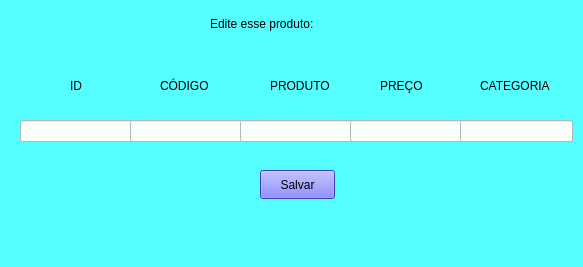
<?xml version="1.0" encoding="UTF-8"?>
<ui version="4.0">
 <class>MainWindow</class>
 <widget class="QMainWindow" name="MainWindow">
  <property name="geometry">
   <rect>
    <x>0</x>
    <y>0</y>
    <width>583</width>
    <height>267</height>
   </rect>
  </property>
  <property name="windowTitle">
   <string>MainWindow</string>
  </property>
  <property name="styleSheet">
   <string notr="true">background-color: rgb(85, 255, 255);</string>
  </property>
  <widget class="QWidget" name="centralwidget">
   <widget class="QPushButton" name="pushButton">
    <property name="geometry">
     <rect>
      <x>260</x>
      <y>170</y>
      <width>75</width>
      <height>29</height>
     </rect>
    </property>
    <property name="styleSheet">
     <string notr="true">font: 700 12pt &quot;Segoe UI&quot;;
background-color: rgb(85, 85, 255);</string>
    </property>
    <property name="text">
     <string>Salvar</string>
    </property>
   </widget>
   <widget class="QLabel" name="label">
    <property name="geometry">
     <rect>
      <x>210</x>
      <y>10</y>
      <width>181</width>
      <height>27</height>
     </rect>
    </property>
    <property name="styleSheet">
     <string notr="true">font: 700 15pt &quot;Segoe UI&quot;;</string>
    </property>
    <property name="text">
     <string>Edite esse produto:</string>
    </property>
   </widget>
   <widget class="QLabel" name="label_2">
    <property name="geometry">
     <rect>
      <x>70</x>
      <y>70</y>
      <width>31</width>
      <height>31</height>
     </rect>
    </property>
    <property name="text">
     <string>ID</string>
    </property>
   </widget>
   <widget class="QLabel" name="label_3">
    <property name="geometry">
     <rect>
      <x>160</x>
      <y>70</y>
      <width>71</width>
      <height>31</height>
     </rect>
    </property>
    <property name="text">
     <string>CÓDIGO</string>
    </property>
   </widget>
   <widget class="QLabel" name="label_4">
    <property name="geometry">
     <rect>
      <x>270</x>
      <y>70</y>
      <width>81</width>
      <height>31</height>
     </rect>
    </property>
    <property name="text">
     <string>PRODUTO</string>
    </property>
   </widget>
   <widget class="QLabel" name="label_5">
    <property name="geometry">
     <rect>
      <x>480</x>
      <y>70</y>
      <width>81</width>
      <height>31</height>
     </rect>
    </property>
    <property name="text">
     <string>CATEGORIA</string>
    </property>
   </widget>
   <widget class="QLabel" name="label_7">
    <property name="geometry">
     <rect>
      <x>380</x>
      <y>70</y>
      <width>51</width>
      <height>31</height>
     </rect>
    </property>
    <property name="text">
     <string>PREÇO</string>
    </property>
   </widget>
   <widget class="QLineEdit" name="lineEdit">
    <property name="geometry">
     <rect>
      <x>20</x>
      <y>120</y>
      <width>113</width>
      <height>22</height>
     </rect>
    </property>
    <property name="styleSheet">
     <string notr="true">background-color: rgb(250, 255, 249);</string>
    </property>
   </widget>
   <widget class="QLineEdit" name="lineEdit_2">
    <property name="geometry">
     <rect>
      <x>130</x>
      <y>120</y>
      <width>113</width>
      <height>22</height>
     </rect>
    </property>
    <property name="styleSheet">
     <string notr="true">background-color: rgb(250, 255, 249);</string>
    </property>
   </widget>
   <widget class="QLineEdit" name="lineEdit_3">
    <property name="geometry">
     <rect>
      <x>240</x>
      <y>120</y>
      <width>113</width>
      <height>22</height>
     </rect>
    </property>
    <property name="styleSheet">
     <string notr="true">background-color: rgb(250, 255, 249);</string>
    </property>
   </widget>
   <widget class="QLineEdit" name="lineEdit_4">
    <property name="geometry">
     <rect>
      <x>350</x>
      <y>120</y>
      <width>113</width>
      <height>22</height>
     </rect>
    </property>
    <property name="styleSheet">
     <string notr="true">background-color: rgb(250, 255, 249);</string>
    </property>
   </widget>
   <widget class="QLineEdit" name="lineEdit_5">
    <property name="geometry">
     <rect>
      <x>460</x>
      <y>120</y>
      <width>113</width>
      <height>22</height>
     </rect>
    </property>
    <property name="styleSheet">
     <string notr="true">background-color: rgb(250, 255, 249);</string>
    </property>
   </widget>
  </widget>
  <widget class="QMenuBar" name="menubar">
   <property name="geometry">
    <rect>
     <x>0</x>
     <y>0</y>
     <width>583</width>
     <height>22</height>
    </rect>
   </property>
  </widget>
  <widget class="QStatusBar" name="statusbar"/>
 </widget>
 <resources/>
 <connections/>
</ui>
